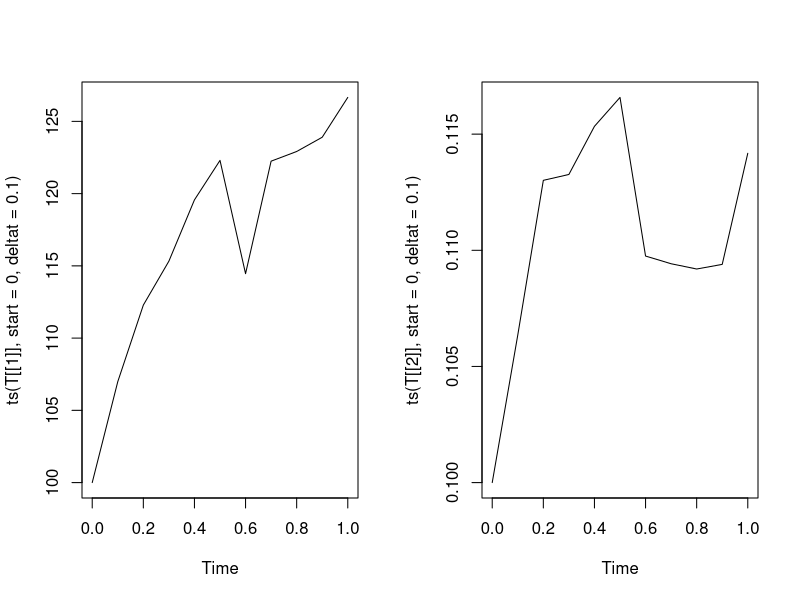

Source code (R):
#############################
###SABR FORWARD SIMULATION###
#############################

library(MASS)
mvGauss <- function(p, deltat)
{
  M <- matrix(c(deltat, p*deltat, p*deltat, deltat), nrow = 2, ncol = 2, byrow= TRUE)
  mu <- c(0,0)
  return (MASS::mvrnorm(1, mu = mu, Sigma = M))
}


# 0<beta<1 alpha > 0 0<rho<1
sabrSim <- function(alpha = 0.1, beta = 1,rho = 0.7, F0 = 100, s0=0.1, T=1, deltat=0.1) #Euler-Maruyama approximation for the SABR SDE system
{
  n <- T/deltat+1
  f <- rep(0,n)
  s <- rep(0,n)
  f[1] <- F0
  s[1] <- s0
  
  for (i in 2:n)
  {
    t <- i*T/n
    BMs <- mvGauss(rho, deltat)
    Z <- BMs[1]
    W <- BMs[2]
    s[i] <- s[i-1] + alpha*s[i-1]*Z
    f[i] <- f[i-1] + s[i-1]*(f[i-1]^(beta))*W  #Z and W correlated Brownian motions. s[i-1] on RHS here as cond on previous!
    #fudge for almost zero rates:
    if(s[i]<0.1){
      s[i] <- s[i-1]
    }
    
  }
  return(list(f,s))
}

T <- sabrSim()
par(mfrow=c(1,2))
plot(ts(T[[1]],start=0,deltat=0.1))
plot(ts(T[[2]],start=0,deltat=0.1))

